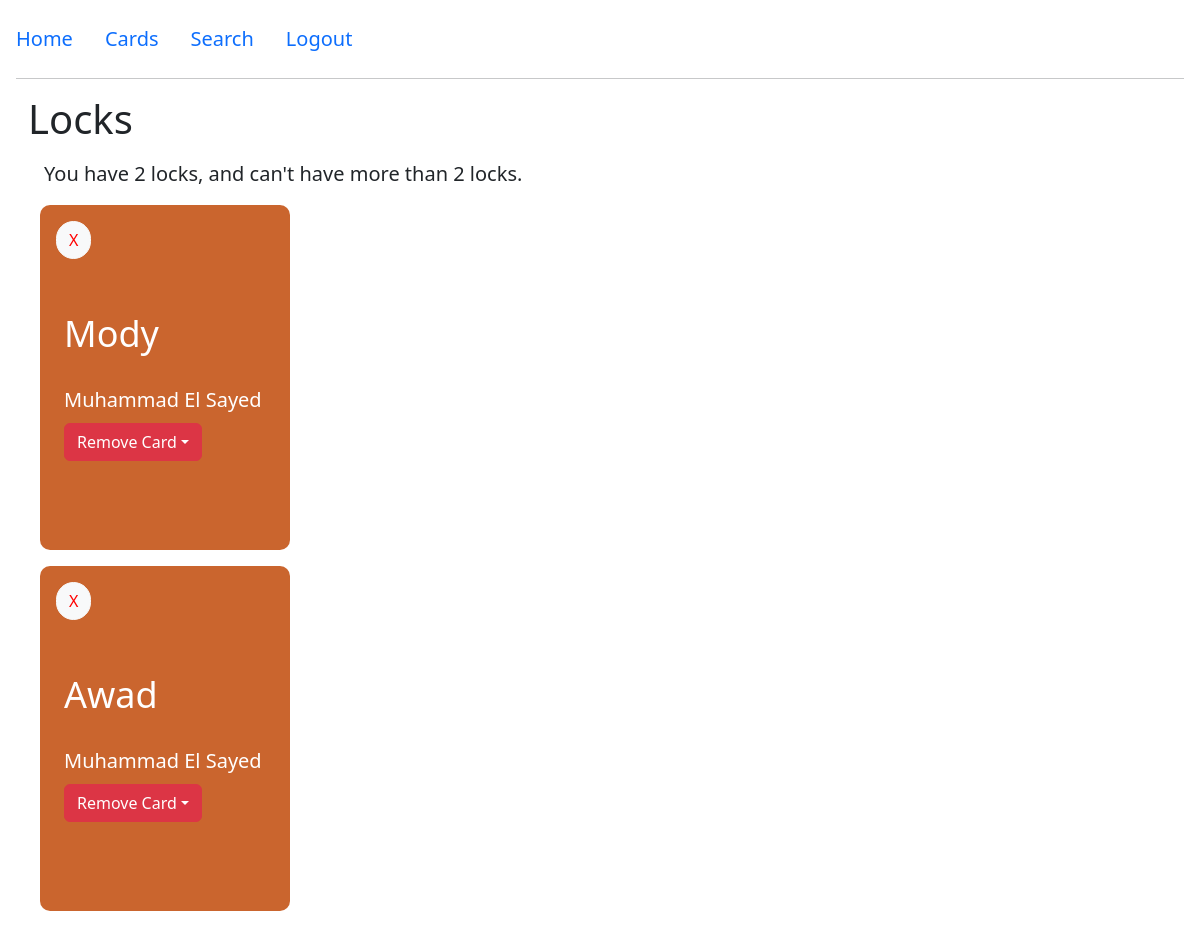
/ (signed in), run on an earlier commit of the app's database.
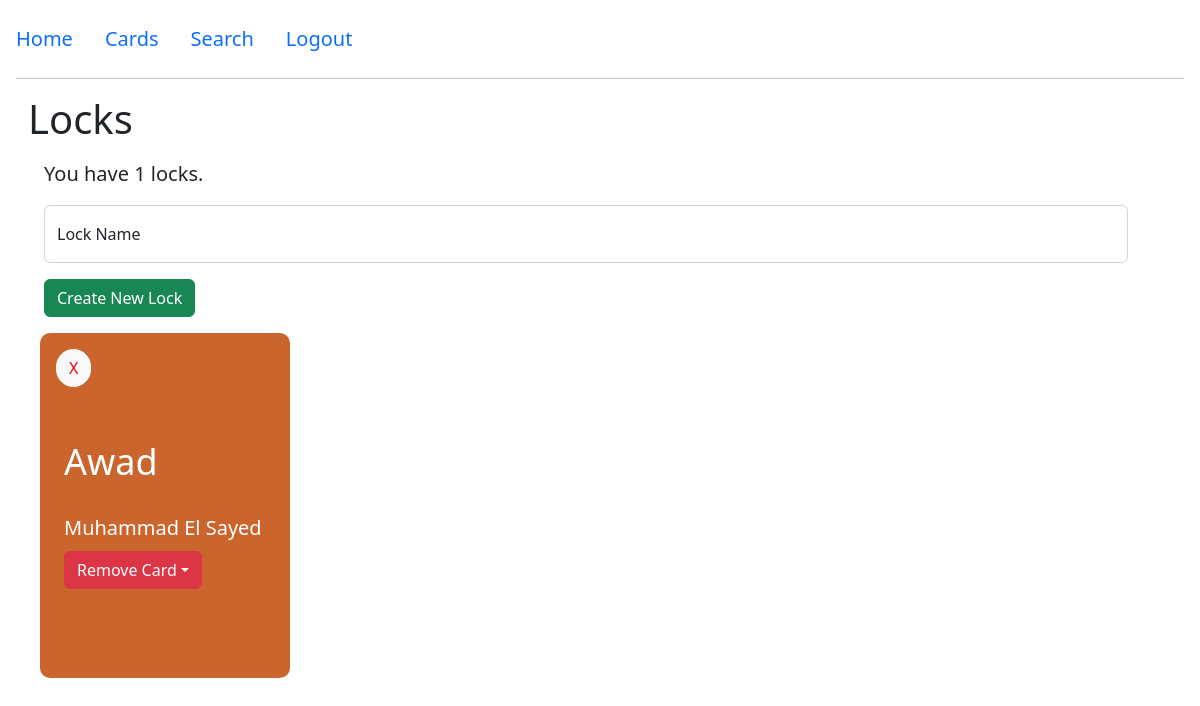
And on a later commit of the database.
### lock/models.py (models this page shows, shortened)
class Lock(models.Model):
    user = models.ForeignKey(User, on_delete=models.CASCADE)
    name = models.CharField(max_length=16, unique=True, blank=False, null=False)

### lock/views.py (the view)
# urls.py: path('', views.get_locks, name='locks'),
def get_locks(request, condition=True):
    if not request.user.is_authenticated:
        return redirect("user:login")
    locks_context = get_locks_context(request.user)
    cards_context = get_cards_context(request.user, condition=condition)
    context = {**locks_context, **cards_context}
    return render(request, 'lock/locks.html', context=context, status=200)

### lock/util.py (called while the page is built)
def convert_card_number_to_str(card_holder_id):
    card_id_str = ''
    card_id_num = card_holder_id
    for divider in range(12, -1, -4):
        four_digits = str(card_id_num // pow(10, divider))
        if len(four_digits) < 4:
            four_digits = '0' * (4 - len(four_digits)) + four_digits
        card_id_str += four_digits + ' '
        card_id_num %= pow(10, divider)
    return card_id_str

### templates/lock/locks.html (shortened to what this page needs)
{% extends 'lock/base.html' %}
{% block body %}
    <h1>Locks</h1>
    <p class="fs-5 m-3">{{ lock_count }}</p>
    {% if locks|length < 2 %}
        <form method="post" class="m-3" action="{% url 'lock:create_lock' %}">
            <div class="form-floating">
                <input type="text" class="form-control" id="lock-name" name="lock_name" placeholder="Lock Name">
                <label for="lock-name">Lock Name</label>
            </div>
            <button class="btn btn-success mt-3" type="submit">Create New Lock</button>
        </form>
    {% endif %}
    {% for lock in locks %}
        {% include 'lock/lock.html' with lock_name=lock.lock_name user_name=lock.user_name cards=cards total=lock.total used_cards=lock.used_cards %}
    {% endfor %}
{% endblock %}

### templates/lock/lock.html (shortened to what this page needs)
<div class="container height-100 d-flex mt-3">
    <div class="lock p-3">
        <div class="d-flex justify-content-between align-items-center">
        <div>
            <form method="post" action="{% url 'lock:remove_lock' lock_name=lock_name %}">
                <button class="btn btn-light" style="border-radius: 20px; color: red;">X</button>
            </form>
        </div>
        </div>
        <div class=" mt-5 px-2 number d-flex justify-content-between">
            <span>{{ lock_name|capfirst }}</span>
        </div>
        <div class="px-2 mt-4 d-flex justify-content-between align-items-center">
            <div class="user-details">
                <span>{{ user_name|capfirst }}</span>
            </div>
        </div>
        {% if total > 0 %}
            <form method="post" class="px-2 mt-2" action="{% url 'lock:remove_assigned_card' lock_name %}">
                <button class="btn btn-danger dropdown-toggle" type="button" id="dropdownMenuButton" data-bs-toggle="dropdown" aria-expanded="false">Remove Card</button>
            </form>
        {% endif %}
    </div>
</div>

What changed in the data, as far as the page shows it:
removed Lock: locks "Mody"
Also different on the page:
{{ lock_count }}: "You have 2 locks, and can't have more than 2 locks." → "You have 1 locks."
text now shown: "Create New Lock"
list line gone: "X Muhammad El Sayed Remove Card"
